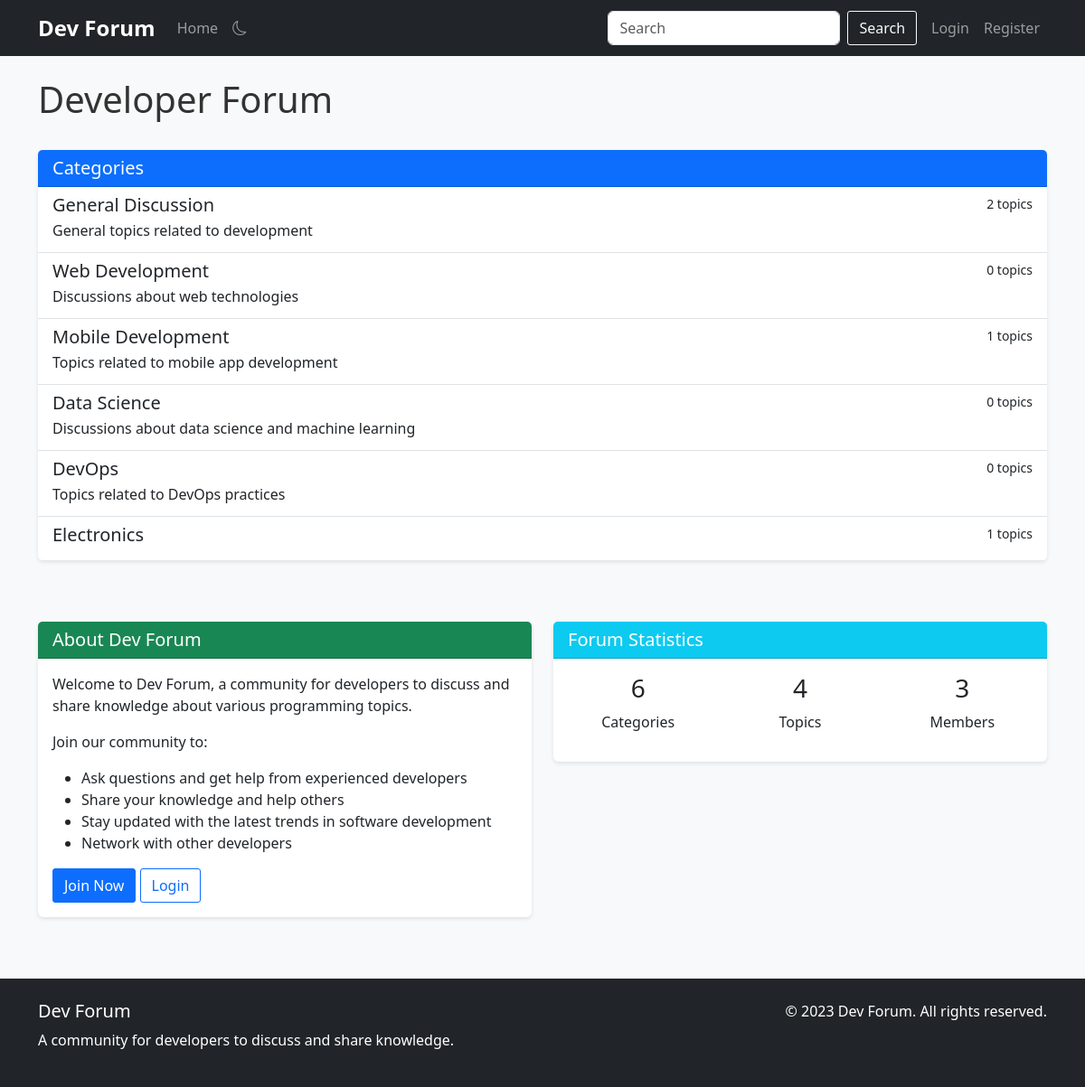
The page / on the database its author committed.
### app.py (models this page shows)
class Category(db.Model):
    id = db.Column(db.Integer, primary_key=True)
    name = db.Column(db.String(100), nullable=False, index=True)
    description = db.Column(db.Text, nullable=True)
    topics = db.relationship('Topic', backref='category', lazy='dynamic', cascade='all, delete-orphan')

### app.py (the view)
@app.route('/')
def index():
    categories = Category.query.all()
    topic_count = Topic.query.count()
    user_count = User.query.count()
    return render_template('index.html', categories=categories, topic_count=topic_count, user_count=user_count)

### templates/index.html (shortened to what this page needs)
{% extends "base.html" %}
{% block content %}
<div class="row">
    <div class="col-md-12">
        <div class="d-flex justify-content-between align-items-center mb-4">
            <h1>Developer Forum</h1>
        </div>
        <div class="card">
            <div class="card-header bg-primary text-white">
                <h5 class="mb-0">Categories</h5>
            </div>
            <div class="list-group list-group-flush">
                {% for category in categories %}
                <a href="{{ url_for('category', category_id=category.id) }}" class="list-group-item list-group-item-action">
                    <div class="d-flex w-100 justify-content-between">
                        <h5 class="mb-1">{{ category.name }}</h5>
                        <small>{{ category.topics.count() }} topics</small>
                    </div>
                    <p class="mb-1">{{ category.description }}</p>
                </a>
                {% else %}
                <div class="list-group-item">
                    <p class="mb-0">No categories found.</p>
                </div>
                {% endfor %}
            </div>
        </div>
    </div>
</div>
<div class="row mt-5">
    <div class="col-md-6">
        <div class="card">
            <div class="card-header bg-success text-white">
                <h5 class="mb-0">About Dev Forum</h5>
            </div>
            <div class="card-body">
                <p>Welcome to Dev Forum, a community for developers to discuss and share knowledge about various programming topics.</p>
                <p>Join our community to:</p>
                <ul>
                    <li>Ask questions and get help from experienced developers</li>
                    <li>Share your knowledge and help others</li>
                    <li>Stay updated with the latest trends in software development</li>
                    <li>Network with other developers</li>
                </ul>
                {% if not current_user.is_authenticated %}
                <div class="mt-3">
                    <a href="{{ url_for('register') }}" class="btn btn-primary">Join Now</a>
                    <a href="{{ url_for('login') }}" class="btn btn-outline-primary">Login</a>
                </div>
                {% endif %}
            </div>
        </div>
    </div>
    <div class="col-md-6">
        <div class="card">
            <div class="card-header bg-info text-white">
                <h5 class="mb-0">Forum Statistics</h5>
            </div>
            <div class="card-body">
                <div class="row text-center">
                    <div class="col-4">
                        <h3>{{ categories|length }}</h3>
                        <p>Categories</p>
                    </div>
                    <div class="col-4">
                        <h3>{{ topic_count }}</h3>
                        <p>Topics</p>
                    </div>
                    <div class="col-4">
                        <h3>{{ user_count }}</h3>
                        <p>Members</p>
                    </div>
                </div>
            </div>
        </div>
    </div>
</div>
{% endblock %}

### static/css/style.css (style rules this page uses)
body { font-family: 'Segoe UI', Tahoma, Geneva, Verdana, sans-serif; background-color: #f8f9fa; color: #333; }
.card { box-shadow: 0 2px 4px rgba(0, 0, 0, 0.1); border: none; margin-bottom: 20px; }
.card-header { font-weight: bold; }
.btn { border-radius: 3px; }

### rows shown on the page
Category: name "General Discussion", topics.count "2", description "General topics related to development"
Category: name "Web Development", topics.count "0", description "Discussions about web technologies"
Category: name "Mobile Development", topics.count "1", description "Topics related to mobile app development"
Category: name "Data Science", topics.count "0", description "Discussions about data science and machine learning"
Category: name "DevOps", topics.count "0", description "Topics related to DevOps practices"
Category: name "Electronics", topics.count "1"

### other values the page prints
{{ categories|length }} "6"
{{ topic_count }} "4"
{{ user_count }} "3"
